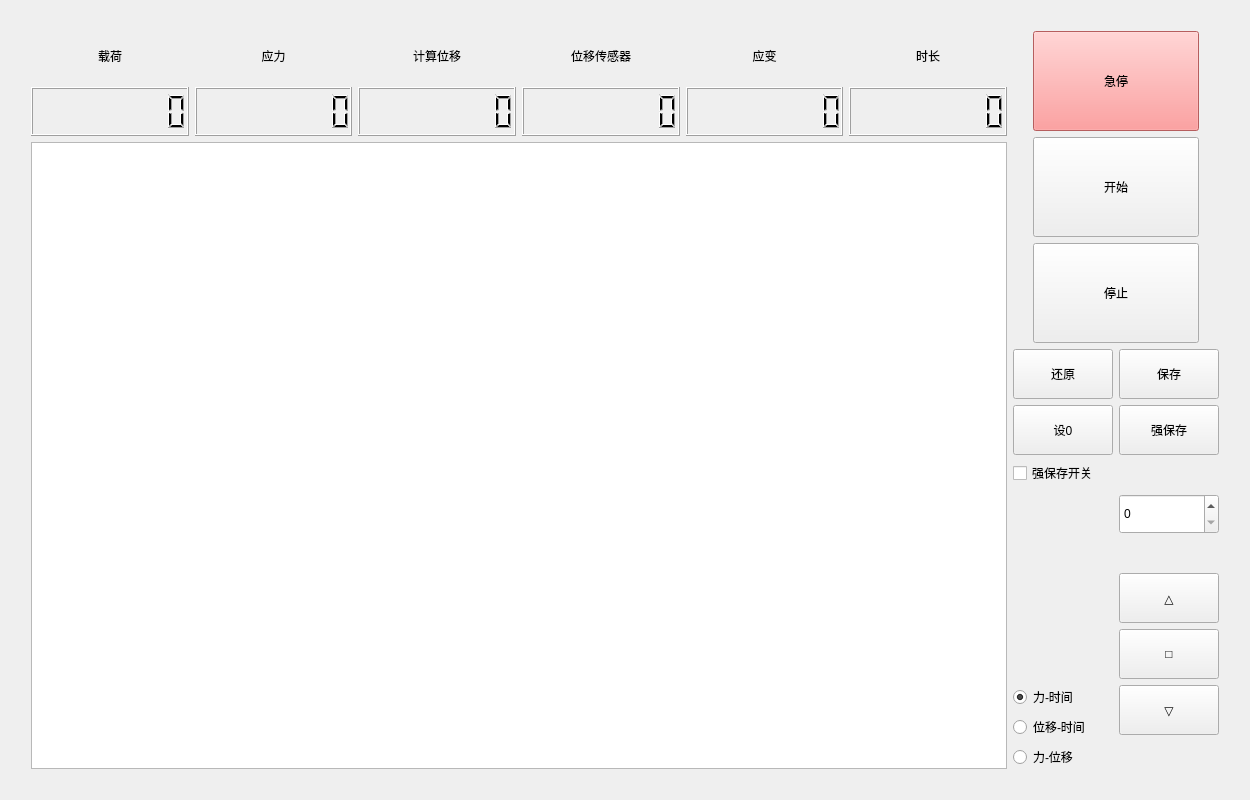
<?xml version="1.0" encoding="UTF-8"?>
<ui version="4.0">
 <class>testWidget</class>
 <widget class="QWidget" name="testWidget">
  <property name="geometry">
   <rect>
    <x>0</x>
    <y>0</y>
    <width>1250</width>
    <height>800</height>
   </rect>
  </property>
  <property name="minimumSize">
   <size>
    <width>1000</width>
    <height>800</height>
   </size>
  </property>
  <property name="windowTitle">
   <string>Form</string>
  </property>
  <property name="styleSheet">
   <string notr="true"/>
  </property>
  <layout class="QGridLayout" name="gridLayout">
   <item row="0" column="1">
    <spacer name="horizontalSpacer">
     <property name="orientation">
      <enum>Qt::Horizontal</enum>
     </property>
     <property name="sizeHint" stdset="0">
      <size>
       <width>1157</width>
       <height>20</height>
      </size>
     </property>
    </spacer>
   </item>
   <item row="1" column="0">
    <spacer name="verticalSpacer">
     <property name="orientation">
      <enum>Qt::Vertical</enum>
     </property>
     <property name="sizeHint" stdset="0">
      <size>
       <width>20</width>
       <height>347</height>
      </size>
     </property>
    </spacer>
   </item>
   <item row="1" column="1">
    <layout class="QHBoxLayout" name="horizontalLayout_4" stretch="12,2">
     <item>
      <layout class="QVBoxLayout" name="verticalLayout_12" stretch="2,12">
       <item>
        <layout class="QVBoxLayout" name="verticalLayout_4" stretch="3">
         <item>
          <layout class="QHBoxLayout" name="horizontalLayout_2" stretch="2,2,2,2,2,2">
           <item>
            <layout class="QVBoxLayout" name="verticalLayout">
             <item>
              <widget class="QLabel" name="label">
               <property name="styleSheet">
                <string notr="true">font: 16pt &quot;黑体&quot;;</string>
               </property>
               <property name="text">
                <string>载荷</string>
               </property>
               <property name="alignment">
                <set>Qt::AlignCenter</set>
               </property>
              </widget>
             </item>
             <item>
              <widget class="QLCDNumber" name="load">
               <property name="styleSheet">
                <string notr="true">QLabel{
	background-color: rgb(255, 0, 0);
color: rgb(255, 0, 4);
}
</string>
               </property>
               <property name="digitCount">
                <number>8</number>
               </property>
              </widget>
             </item>
            </layout>
           </item>
           <item>
            <layout class="QVBoxLayout" name="verticalLayout_7">
             <item>
              <widget class="QLabel" name="label_7">
               <property name="styleSheet">
                <string notr="true">font: 16pt &quot;黑体&quot;;</string>
               </property>
               <property name="text">
                <string>应力</string>
               </property>
               <property name="alignment">
                <set>Qt::AlignCenter</set>
               </property>
              </widget>
             </item>
             <item>
              <widget class="QLCDNumber" name="stress">
               <property name="digitCount">
                <number>8</number>
               </property>
              </widget>
             </item>
            </layout>
           </item>
           <item>
            <layout class="QVBoxLayout" name="verticalLayout_9">
             <item>
              <widget class="QLabel" name="label_9">
               <property name="styleSheet">
                <string notr="true">font: 16pt &quot;黑体&quot;;</string>
               </property>
               <property name="text">
                <string>计算位移</string>
               </property>
               <property name="alignment">
                <set>Qt::AlignCenter</set>
               </property>
              </widget>
             </item>
             <item>
              <widget class="QLCDNumber" name="displacement">
               <property name="digitCount">
                <number>8</number>
               </property>
              </widget>
             </item>
            </layout>
           </item>
           <item>
            <layout class="QVBoxLayout" name="verticalLayout_8">
             <item>
              <widget class="QLabel" name="label_8">
               <property name="styleSheet">
                <string notr="true">font: 16pt &quot;黑体&quot;;</string>
               </property>
               <property name="text">
                <string>位移传感器</string>
               </property>
               <property name="alignment">
                <set>Qt::AlignCenter</set>
               </property>
              </widget>
             </item>
             <item>
              <widget class="QLCDNumber" name="displacement_sensors">
               <property name="smallDecimalPoint">
                <bool>false</bool>
               </property>
               <property name="digitCount">
                <number>8</number>
               </property>
              </widget>
             </item>
            </layout>
           </item>
           <item>
            <layout class="QVBoxLayout" name="verticalLayout_10">
             <item>
              <widget class="QLabel" name="label_10">
               <property name="styleSheet">
                <string notr="true">font: 16pt &quot;黑体&quot;;</string>
               </property>
               <property name="text">
                <string>应变</string>
               </property>
               <property name="alignment">
                <set>Qt::AlignCenter</set>
               </property>
              </widget>
             </item>
             <item>
              <widget class="QLCDNumber" name="strain">
               <property name="smallDecimalPoint">
                <bool>false</bool>
               </property>
               <property name="digitCount">
                <number>8</number>
               </property>
              </widget>
             </item>
            </layout>
           </item>
           <item>
            <layout class="QVBoxLayout" name="verticalLayout_11">
             <item>
              <widget class="QLabel" name="label_11">
               <property name="styleSheet">
                <string notr="true">font: 16pt &quot;黑体&quot;;</string>
               </property>
               <property name="text">
                <string>时长</string>
               </property>
               <property name="alignment">
                <set>Qt::AlignCenter</set>
               </property>
              </widget>
             </item>
             <item>
              <widget class="QLCDNumber" name="Duration">
               <property name="digitCount">
                <number>8</number>
               </property>
              </widget>
             </item>
            </layout>
           </item>
          </layout>
         </item>
        </layout>
       </item>
       <item>
        <widget class="QChartView" name="graphicsView"/>
       </item>
      </layout>
     </item>
     <item>
      <layout class="QVBoxLayout" name="verticalLayout_15">
       <item>
        <layout class="QVBoxLayout" name="verticalLayout_14">
         <item>
          <layout class="QHBoxLayout" name="horizontalLayout_3">
           <item>
            <spacer name="verticalSpacer_4">
             <property name="orientation">
              <enum>Qt::Vertical</enum>
             </property>
             <property name="sizeHint" stdset="0">
              <size>
               <width>20</width>
               <height>40</height>
              </size>
             </property>
            </spacer>
           </item>
           <item>
            <layout class="QVBoxLayout" name="verticalLayout_13">
             <item>
              <widget class="QPushButton" name="emergency">
               <property name="minimumSize">
                <size>
                 <width>120</width>
                 <height>100</height>
                </size>
               </property>
               <property name="styleSheet">
                <string notr="true">font: 16pt &quot;黑体&quot;;
background-color: rgb(255, 131, 131);</string>
               </property>
               <property name="text">
                <string>急停</string>
               </property>
              </widget>
             </item>
             <item>
              <widget class="QPushButton" name="startTest">
               <property name="minimumSize">
                <size>
                 <width>120</width>
                 <height>100</height>
                </size>
               </property>
               <property name="styleSheet">
                <string notr="true">font: 16pt &quot;黑体&quot;;</string>
               </property>
               <property name="text">
                <string>开始</string>
               </property>
              </widget>
             </item>
             <item>
              <widget class="QPushButton" name="stopTest">
               <property name="minimumSize">
                <size>
                 <width>120</width>
                 <height>100</height>
                </size>
               </property>
               <property name="styleSheet">
                <string notr="true">font: 16pt &quot;黑体&quot;;</string>
               </property>
               <property name="text">
                <string>停止</string>
               </property>
              </widget>
             </item>
            </layout>
           </item>
           <item>
            <spacer name="verticalSpacer_6">
             <property name="orientation">
              <enum>Qt::Vertical</enum>
             </property>
             <property name="sizeHint" stdset="0">
              <size>
               <width>20</width>
               <height>40</height>
              </size>
             </property>
            </spacer>
           </item>
          </layout>
         </item>
         <item>
          <layout class="QFormLayout" name="formLayout">
           <item row="0" column="0">
            <widget class="QPushButton" name="clearTest">
             <property name="minimumSize">
              <size>
               <width>100</width>
               <height>50</height>
              </size>
             </property>
             <property name="styleSheet">
              <string notr="true">font: 10pt &quot;黑体&quot;;</string>
             </property>
             <property name="text">
              <string>还原</string>
             </property>
            </widget>
           </item>
           <item row="0" column="1">
            <widget class="QPushButton" name="saveTest">
             <property name="minimumSize">
              <size>
               <width>100</width>
               <height>50</height>
              </size>
             </property>
             <property name="styleSheet">
              <string notr="true">font: 10pt &quot;黑体&quot;;</string>
             </property>
             <property name="text">
              <string>保存</string>
             </property>
            </widget>
           </item>
           <item row="1" column="0">
            <widget class="QPushButton" name="setLengthZero">
             <property name="minimumSize">
              <size>
               <width>100</width>
               <height>50</height>
              </size>
             </property>
             <property name="styleSheet">
              <string notr="true">font: 10pt &quot;黑体&quot;;</string>
             </property>
             <property name="text">
              <string>设0</string>
             </property>
            </widget>
           </item>
           <item row="1" column="1">
            <widget class="QPushButton" name="mutiSave">
             <property name="minimumSize">
              <size>
               <width>100</width>
               <height>50</height>
              </size>
             </property>
             <property name="styleSheet">
              <string notr="true">font: 10pt &quot;黑体&quot;;</string>
             </property>
             <property name="text">
              <string>强保存</string>
             </property>
            </widget>
           </item>
          </layout>
         </item>
        </layout>
       </item>
       <item>
        <layout class="QHBoxLayout" name="horizontalLayout">
         <item>
          <layout class="QVBoxLayout" name="verticalLayout_6">
           <item>
            <widget class="QCheckBox" name="mutiSaveOpen">
             <property name="text">
              <string>强保存开关</string>
             </property>
            </widget>
           </item>
           <item>
            <spacer name="verticalSpacer_3">
             <property name="orientation">
              <enum>Qt::Vertical</enum>
             </property>
             <property name="sizeHint" stdset="0">
              <size>
               <width>20</width>
               <height>40</height>
              </size>
             </property>
            </spacer>
           </item>
           <item>
            <layout class="QVBoxLayout" name="verticalLayout_2">
             <item>
              <widget class="QRadioButton" name="radioButton_forceToTime">
               <property name="enabled">
                <bool>true</bool>
               </property>
               <property name="tabletTracking">
                <bool>false</bool>
               </property>
               <property name="acceptDrops">
                <bool>false</bool>
               </property>
               <property name="styleSheet">
                <string notr="true">font: 10pt &quot;黑体&quot;;</string>
               </property>
               <property name="text">
                <string>力-时间</string>
               </property>
               <property name="checked">
                <bool>true</bool>
               </property>
              </widget>
             </item>
             <item>
              <widget class="QRadioButton" name="radioButton_lengthToTime">
               <property name="styleSheet">
                <string notr="true">font: 10pt &quot;黑体&quot;;</string>
               </property>
               <property name="text">
                <string>位移-时间</string>
               </property>
              </widget>
             </item>
             <item>
              <widget class="QRadioButton" name="radioButton_forceToLength">
               <property name="styleSheet">
                <string notr="true">font: 10pt &quot;黑体&quot;;</string>
               </property>
               <property name="text">
                <string>力-位移</string>
               </property>
              </widget>
             </item>
            </layout>
           </item>
          </layout>
         </item>
         <item>
          <layout class="QVBoxLayout" name="verticalLayout_5">
           <item>
            <widget class="QSpinBox" name="matul">
             <property name="minimumSize">
              <size>
               <width>0</width>
               <height>40</height>
              </size>
             </property>
             <property name="maximum">
              <number>100000</number>
             </property>
             <property name="singleStep">
              <number>10</number>
             </property>
            </widget>
           </item>
           <item>
            <layout class="QVBoxLayout" name="verticalLayout_3">
             <item>
              <widget class="QPushButton" name="up">
               <property name="minimumSize">
                <size>
                 <width>0</width>
                 <height>50</height>
                </size>
               </property>
               <property name="styleSheet">
                <string notr="true">font: 15pt &quot;黑体&quot;;</string>
               </property>
               <property name="text">
                <string>△</string>
               </property>
              </widget>
             </item>
             <item>
              <widget class="QPushButton" name="stop">
               <property name="minimumSize">
                <size>
                 <width>0</width>
                 <height>50</height>
                </size>
               </property>
               <property name="styleSheet">
                <string notr="true">font: 15pt &quot;黑体&quot;;</string>
               </property>
               <property name="text">
                <string>□</string>
               </property>
              </widget>
             </item>
             <item>
              <widget class="QPushButton" name="down">
               <property name="minimumSize">
                <size>
                 <width>0</width>
                 <height>50</height>
                </size>
               </property>
               <property name="styleSheet">
                <string notr="true">font: 15pt &quot;黑体&quot;;</string>
               </property>
               <property name="text">
                <string>▽</string>
               </property>
              </widget>
             </item>
            </layout>
           </item>
          </layout>
         </item>
        </layout>
       </item>
      </layout>
     </item>
    </layout>
   </item>
   <item row="1" column="2">
    <spacer name="verticalSpacer_5">
     <property name="orientation">
      <enum>Qt::Vertical</enum>
     </property>
     <property name="sizeHint" stdset="0">
      <size>
       <width>20</width>
       <height>713</height>
      </size>
     </property>
    </spacer>
   </item>
   <item row="2" column="1">
    <spacer name="horizontalSpacer_2">
     <property name="orientation">
      <enum>Qt::Horizontal</enum>
     </property>
     <property name="sizeHint" stdset="0">
      <size>
       <width>1157</width>
       <height>20</height>
      </size>
     </property>
    </spacer>
   </item>
  </layout>
 </widget>
 <customwidgets>
  <customwidget>
   <class>QChartView</class>
   <extends>QGraphicsView</extends>
   <header>qchartview.h</header>
  </customwidget>
 </customwidgets>
 <resources/>
 <connections/>
</ui>
